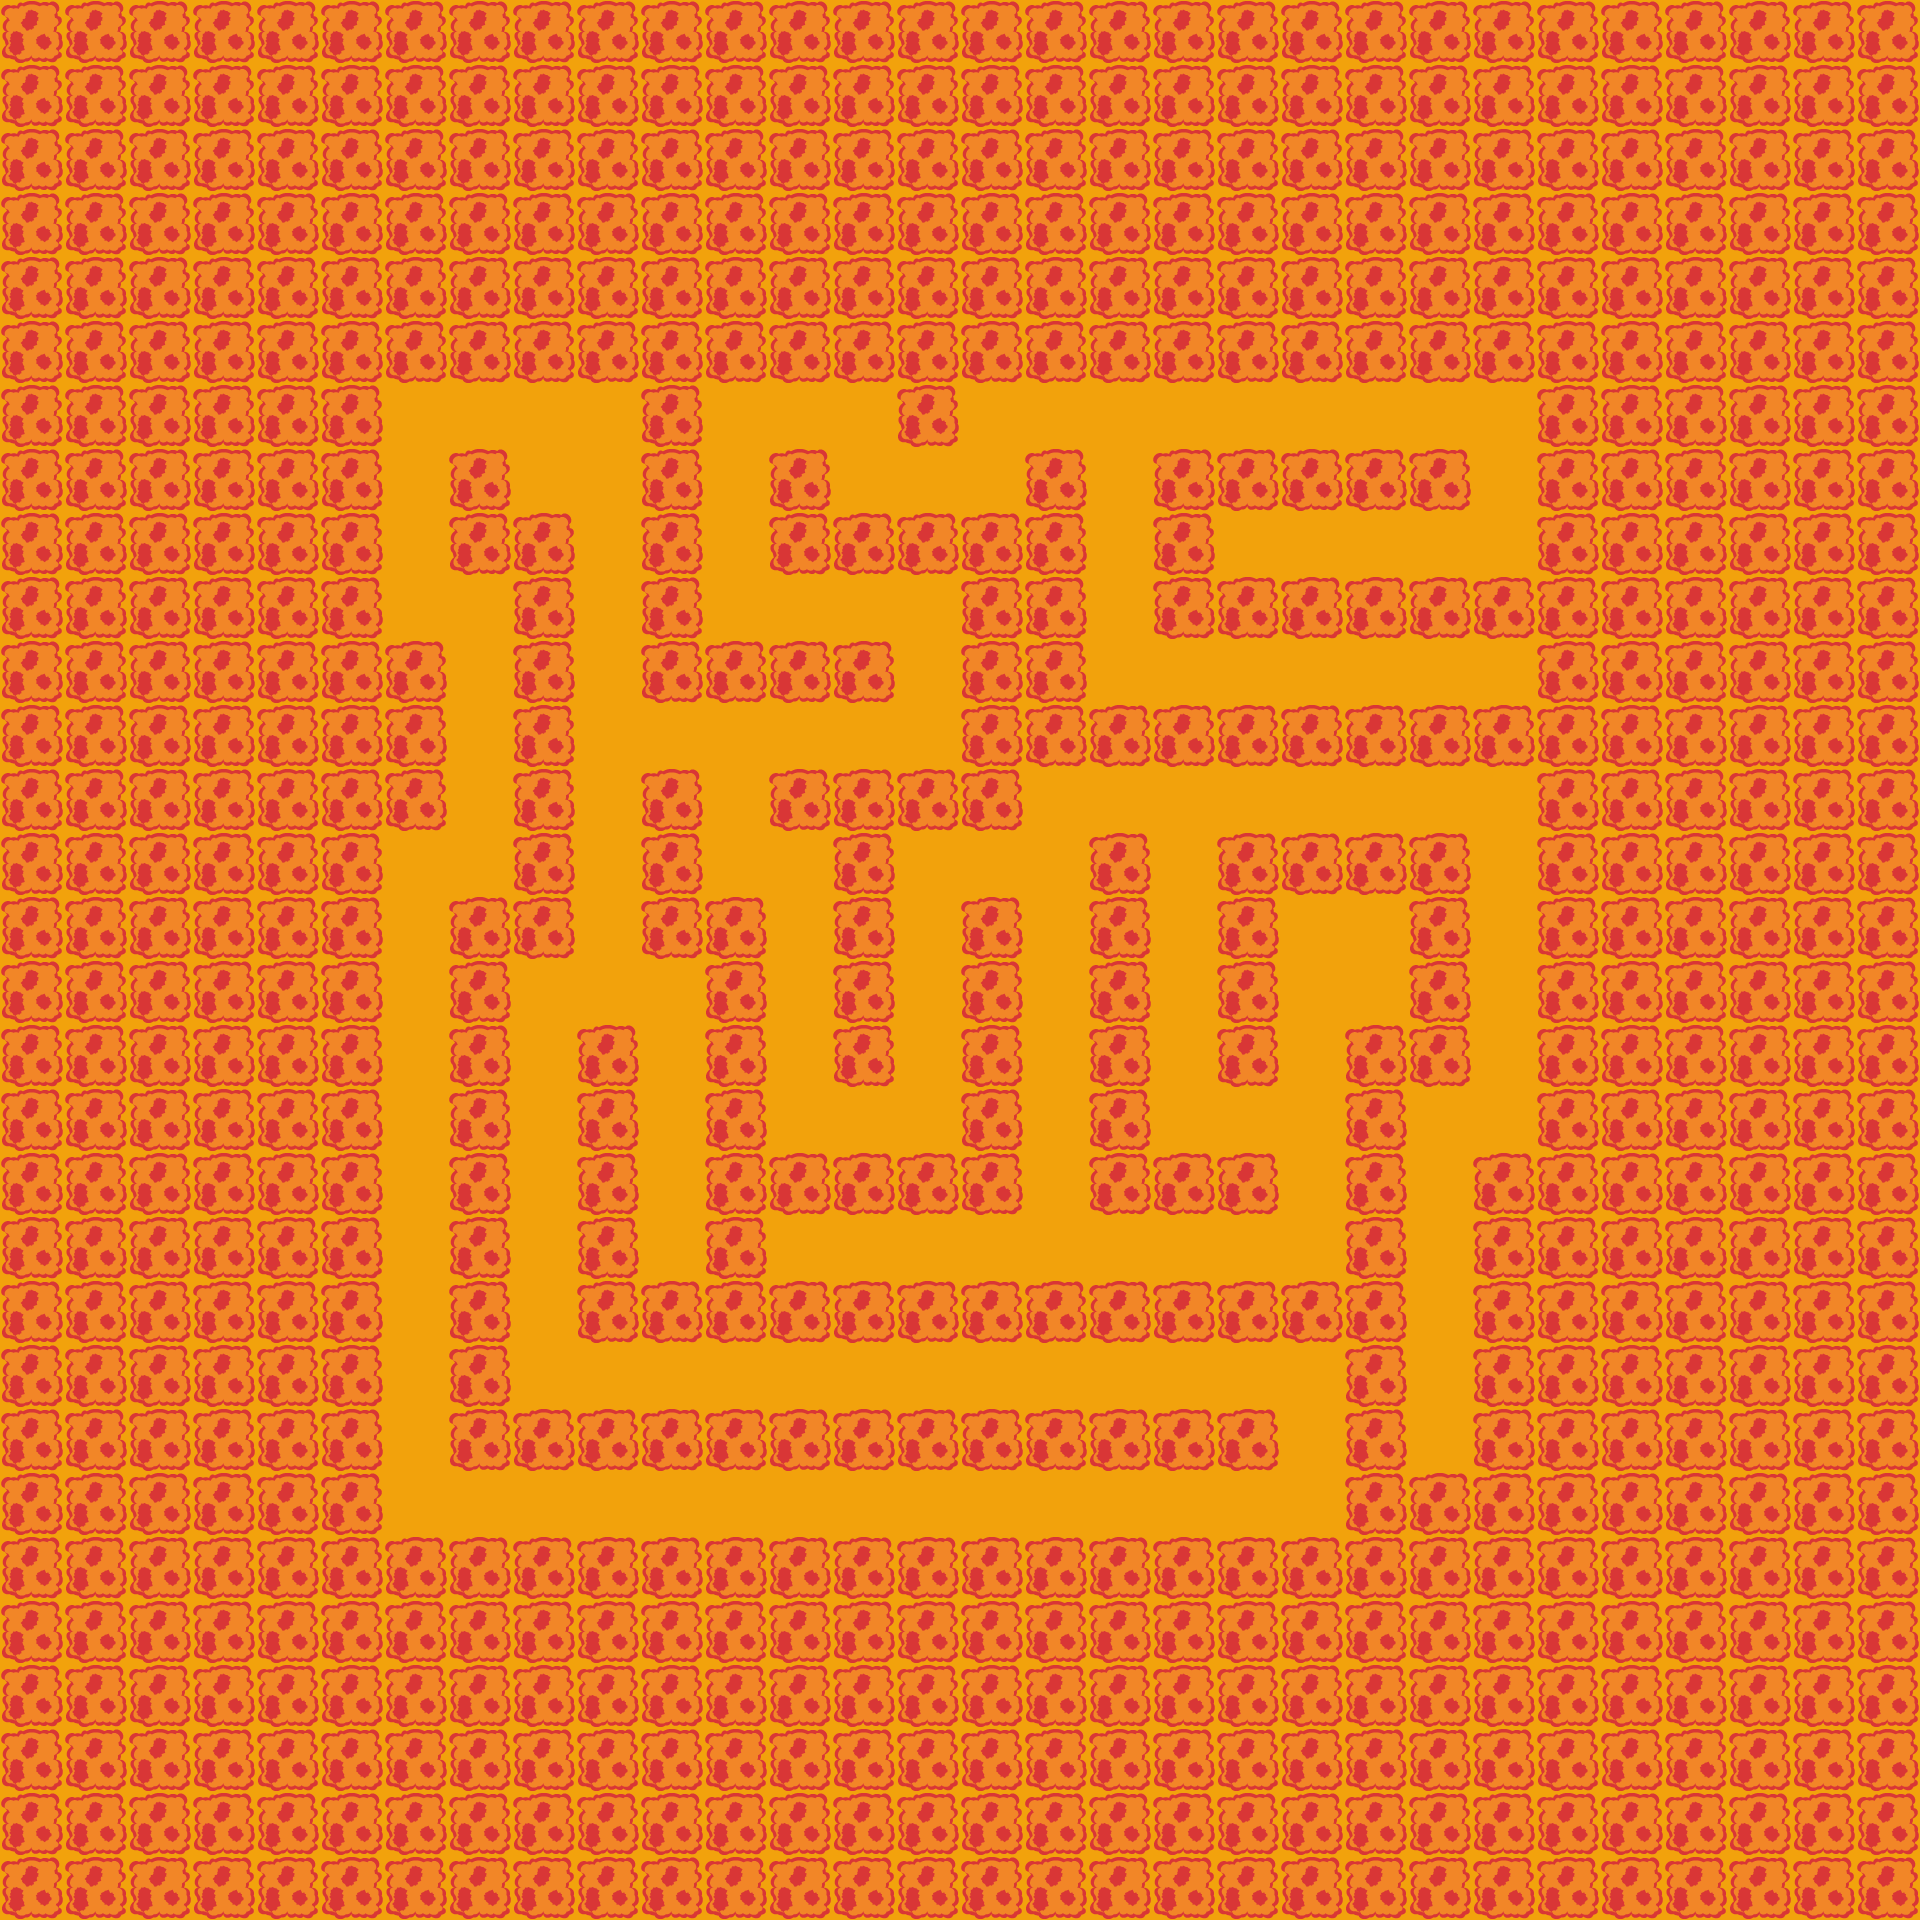

This game map was drawn from its Tiled (.tmx) file and the tilesets committed beside it. A one-line description and the full map source follow:
An orthogonal 30x30 tile map with 64x64 px tiles, 3 tile layers (floor, objects, wall).

<map version="1.5" tiledversion="1.6.0" orientation="orthogonal" renderorder="right-down" width="30" height="30" tilewidth="64" tileheight="64" infinite="0" nextlayerid="6" nextobjectid="1">
 <tileset firstgid="1" name="lava" tilewidth="64" tileheight="64" tilecount="2" columns="0">
  <grid orientation="orthogonal" width="1" height="1" />
  <tile id="7">
   <image width="64" height="64" source="../textures/lavawall.png" />
  </tile>
  <tile id="8">
   <image width="64" height="64" source="../textures/lavafloor.png" />
  </tile>
 </tileset>
 <layer id="3" name="floor" width="30" height="30">
  <data encoding="csv">
9,9,9,9,9,9,9,9,9,9,9,9,9,9,9,9,9,9,9,9,9,9,9,9,9,9,9,9,9,9,
9,9,9,9,9,9,9,9,9,9,9,9,9,9,9,9,9,9,9,9,9,9,9,9,9,9,9,9,9,9,
9,9,9,9,9,9,9,9,9,9,9,9,9,9,9,9,9,9,9,9,9,9,9,9,9,9,9,9,9,9,
9,9,9,9,9,9,9,9,9,9,9,9,9,9,9,9,9,9,9,9,9,9,9,9,9,9,9,9,9,9,
9,9,9,9,9,9,9,9,9,9,9,9,9,9,9,9,9,9,9,9,9,9,9,9,9,9,9,9,9,9,
9,9,9,9,9,9,9,9,9,9,9,9,9,9,9,9,9,9,9,9,9,9,9,9,9,9,9,9,9,9,
9,9,9,9,9,9,9,9,9,9,9,9,9,9,9,9,9,9,9,9,9,9,9,9,9,9,9,9,9,9,
9,9,9,9,9,9,9,9,9,9,9,9,9,9,9,9,9,9,9,9,9,9,9,9,9,9,9,9,9,9,
9,9,9,9,9,9,9,9,9,9,9,9,9,9,9,9,9,9,9,9,9,9,9,9,9,9,9,9,9,9,
9,9,9,9,9,9,9,9,9,9,9,9,9,9,9,9,9,9,9,9,9,9,9,9,9,9,9,9,9,9,
9,9,9,9,9,9,9,9,9,9,9,9,9,9,9,9,9,9,9,9,9,9,9,9,9,9,9,9,9,9,
9,9,9,9,9,9,9,9,9,9,9,9,9,9,9,9,9,9,9,9,9,9,9,9,9,9,9,9,9,9,
9,9,9,9,9,9,9,9,9,9,9,9,9,9,9,9,9,9,9,9,9,9,9,9,9,9,9,9,9,9,
9,9,9,9,9,9,9,9,9,9,9,9,9,9,9,9,9,9,9,9,9,9,9,9,9,9,9,9,9,9,
9,9,9,9,9,9,9,9,9,9,9,9,9,9,9,9,9,9,9,9,9,9,9,9,9,9,9,9,9,9,
9,9,9,9,9,9,9,9,9,9,9,9,9,9,9,9,9,9,9,9,9,9,9,9,9,9,9,9,9,9,
9,9,9,9,9,9,9,9,9,9,9,9,9,9,9,9,9,9,9,9,9,9,9,9,9,9,9,9,9,9,
9,9,9,9,9,9,9,9,9,9,9,9,9,9,9,9,9,9,9,9,9,9,9,9,9,9,9,9,9,9,
9,9,9,9,9,9,9,9,9,9,9,9,9,9,9,9,9,9,9,9,9,9,9,9,9,9,9,9,9,9,
9,9,9,9,9,9,9,9,9,9,9,9,9,9,9,9,9,9,9,9,9,9,9,9,9,9,9,9,9,9,
9,9,9,9,9,9,9,9,9,9,9,9,9,9,9,9,9,9,9,9,9,9,9,9,9,9,9,9,9,9,
9,9,9,9,9,9,9,9,9,9,9,9,9,9,9,9,9,9,9,9,9,9,9,9,9,9,9,9,9,9,
9,9,9,9,9,9,9,9,9,9,9,9,9,9,9,9,9,9,9,9,9,9,9,9,9,9,9,9,9,9,
9,9,9,9,9,9,9,9,9,9,9,9,9,9,9,9,9,9,9,9,9,9,9,9,9,9,9,9,9,9,
9,9,9,9,9,9,9,9,9,9,9,9,9,9,9,9,9,9,9,9,9,9,9,9,9,9,9,9,9,9,
9,9,9,9,9,9,9,9,9,9,9,9,9,9,9,9,9,9,9,9,9,9,9,9,9,9,9,9,9,9,
9,9,9,9,9,9,9,9,9,9,9,9,9,9,9,9,9,9,9,9,9,9,9,9,9,9,9,9,9,9,
9,9,9,9,9,9,9,9,9,9,9,9,9,9,9,9,9,9,9,9,9,9,9,9,9,9,9,9,9,9,
9,9,9,9,9,9,9,9,9,9,9,9,9,9,9,9,9,9,9,9,9,9,9,9,9,9,9,9,9,9,
9,9,9,9,9,9,9,9,9,9,9,9,9,9,9,9,9,9,9,9,9,9,9,9,9,9,9,9,9,9
</data>
 </layer>
 <layer id="5" name="objects" width="30" height="30">
  <data encoding="csv">
0,0,0,0,0,0,0,0,0,0,0,0,0,0,0,0,0,0,0,0,0,0,0,0,0,0,0,0,0,0,
0,0,0,0,0,0,0,0,0,0,0,0,0,0,0,0,0,0,0,0,0,0,0,0,0,0,0,0,0,0,
0,0,0,0,0,0,0,0,0,0,0,0,0,0,0,0,0,0,0,0,0,0,0,0,0,0,0,0,0,0,
0,0,0,0,0,0,0,0,0,0,0,0,0,0,0,0,0,0,0,0,0,0,0,0,0,0,0,0,0,0,
0,0,0,0,0,0,0,0,0,0,0,0,0,0,0,0,0,0,0,0,0,0,0,0,0,0,0,0,0,0,
0,0,0,0,0,0,0,0,0,0,0,0,0,0,0,0,0,0,0,0,0,0,0,0,0,0,0,0,0,0,
0,0,0,0,0,0,0,0,0,0,0,0,0,0,0,0,0,0,0,0,0,0,0,0,0,0,0,0,0,0,
0,0,0,0,0,0,0,0,0,0,0,0,0,0,0,0,0,0,0,0,0,0,0,0,0,0,0,0,0,0,
0,0,0,0,0,0,0,0,0,0,0,0,0,0,0,0,0,0,0,0,0,0,0,0,0,0,0,0,0,0,
0,0,0,0,0,0,0,0,0,0,0,0,0,0,0,0,0,0,0,0,0,0,0,0,0,0,0,0,0,0,
0,0,0,0,0,0,0,0,0,0,0,0,0,0,0,0,0,0,0,0,0,0,0,0,0,0,0,0,0,0,
0,0,0,0,0,0,0,0,0,0,0,0,0,0,0,0,0,0,0,0,0,0,0,0,0,0,0,0,0,0,
0,0,0,0,0,0,0,0,0,0,0,0,0,0,0,0,0,0,0,0,0,0,0,0,0,0,0,0,0,0,
0,0,0,0,0,0,0,0,0,0,0,0,0,0,0,0,0,0,0,0,0,0,0,0,0,0,0,0,0,0,
0,0,0,0,0,0,0,0,0,0,0,0,0,0,0,0,0,0,0,0,0,0,0,0,0,0,0,0,0,0,
0,0,0,0,0,0,0,0,0,0,0,0,0,0,0,0,0,0,0,0,0,0,0,0,0,0,0,0,0,0,
0,0,0,0,0,0,0,0,0,0,0,0,0,0,0,0,0,0,0,0,0,0,0,0,0,0,0,0,0,0,
0,0,0,0,0,0,0,0,0,0,0,0,0,0,0,0,0,0,0,0,0,0,0,0,0,0,0,0,0,0,
0,0,0,0,0,0,0,0,0,0,0,0,0,0,0,0,0,0,0,0,0,0,0,0,0,0,0,0,0,0,
0,0,0,0,0,0,0,0,0,0,0,0,0,0,0,0,0,0,0,0,0,0,0,0,0,0,0,0,0,0,
0,0,0,0,0,0,0,0,0,0,0,0,0,0,0,0,0,0,0,0,0,0,0,0,0,0,0,0,0,0,
0,0,0,0,0,0,0,0,0,0,0,0,0,0,0,0,0,0,0,0,0,0,0,0,0,0,0,0,0,0,
0,0,0,0,0,0,0,0,0,0,0,0,0,0,0,0,0,0,0,0,0,0,0,0,0,0,0,0,0,0,
0,0,0,0,0,0,0,0,0,0,0,0,0,0,0,0,0,0,0,0,0,0,0,0,0,0,0,0,0,0,
0,0,0,0,0,0,0,0,0,0,0,0,0,0,0,0,0,0,0,0,0,0,0,0,0,0,0,0,0,0,
0,0,0,0,0,0,0,0,0,0,0,0,0,0,0,0,0,0,0,0,0,0,0,0,0,0,0,0,0,0,
0,0,0,0,0,0,0,0,0,0,0,0,0,0,0,0,0,0,0,0,0,0,0,0,0,0,0,0,0,0,
0,0,0,0,0,0,0,0,0,0,0,0,0,0,0,0,0,0,0,0,0,0,0,0,0,0,0,0,0,0,
0,0,0,0,0,0,0,0,0,0,0,0,0,0,0,0,0,0,0,0,0,0,0,0,0,0,0,0,0,0,
0,0,0,0,0,0,0,0,0,0,0,0,0,0,0,0,0,0,0,0,0,0,0,0,0,0,0,0,0,0
</data>
 </layer>
 <layer id="2" name="wall" width="30" height="30">
  <properties>
   <property name="collide" type="bool" value="true" />
  </properties>
  <data encoding="csv">
8,8,8,8,8,8,8,8,8,8,8,8,8,8,8,8,8,8,8,8,8,8,8,8,8,8,8,8,8,8,
8,8,8,8,8,8,8,8,8,8,8,8,8,8,8,8,8,8,8,8,8,8,8,8,8,8,8,8,8,8,
8,8,8,8,8,8,8,8,8,8,8,8,8,8,8,8,8,8,8,8,8,8,8,8,8,8,8,8,8,8,
8,8,8,8,8,8,8,8,8,8,8,8,8,8,8,8,8,8,8,8,8,8,8,8,8,8,8,8,8,8,
8,8,8,8,8,8,8,8,8,8,8,8,8,8,8,8,8,8,8,8,8,8,8,8,8,8,8,8,8,8,
8,8,8,8,8,8,8,8,8,8,8,8,8,8,8,8,8,8,8,8,8,8,8,8,8,8,8,8,8,8,
8,8,8,8,8,8,0,0,0,0,8,0,0,0,8,0,0,0,0,0,0,0,0,0,8,8,8,8,8,8,
8,8,8,8,8,8,0,8,0,0,8,0,8,0,0,0,8,0,8,8,8,8,8,0,8,8,8,8,8,8,
8,8,8,8,8,8,0,8,8,0,8,0,8,8,8,8,8,0,8,0,0,0,0,0,8,8,8,8,8,8,
8,8,8,8,8,8,0,0,8,0,8,0,0,0,0,8,8,0,8,8,8,8,8,8,8,8,8,8,8,8,
8,8,8,8,8,8,8,0,8,0,8,8,8,8,0,8,8,0,0,0,0,0,0,0,8,8,8,8,8,8,
8,8,8,8,8,8,8,0,8,0,0,0,0,0,0,8,8,8,8,8,8,8,8,8,8,8,8,8,8,8,
8,8,8,8,8,8,8,0,8,0,8,0,8,8,8,8,0,0,0,0,0,0,0,0,8,8,8,8,8,8,
8,8,8,8,8,8,0,0,8,0,8,0,0,8,0,0,0,8,0,8,8,8,8,0,8,8,8,8,8,8,
8,8,8,8,8,8,0,8,8,0,8,8,0,8,0,8,0,8,0,8,0,0,8,0,8,8,8,8,8,8,
8,8,8,8,8,8,0,8,0,0,0,8,0,8,0,8,0,8,0,8,0,0,8,0,8,8,8,8,8,8,
8,8,8,8,8,8,0,8,0,8,0,8,0,8,0,8,0,8,0,8,0,8,8,0,8,8,8,8,8,8,
8,8,8,8,8,8,0,8,0,8,0,8,0,0,0,8,0,8,0,0,0,8,0,0,8,8,8,8,8,8,
8,8,8,8,8,8,0,8,0,8,0,8,8,8,8,8,0,8,8,8,0,8,0,8,8,8,8,8,8,8,
8,8,8,8,8,8,0,8,0,8,0,8,0,0,0,0,0,0,0,0,0,8,0,8,8,8,8,8,8,8,
8,8,8,8,8,8,0,8,0,8,8,8,8,8,8,8,8,8,8,8,8,8,0,8,8,8,8,8,8,8,
8,8,8,8,8,8,0,8,0,0,0,0,0,0,0,0,0,0,0,0,0,8,0,8,8,8,8,8,8,8,
8,8,8,8,8,8,0,8,8,8,8,8,8,8,8,8,8,8,8,8,0,8,0,8,8,8,8,8,8,8,
8,8,8,8,8,8,0,0,0,0,0,0,0,0,0,0,0,0,0,0,0,8,8,8,8,8,8,8,8,8,
8,8,8,8,8,8,8,8,8,8,8,8,8,8,8,8,8,8,8,8,8,8,8,8,8,8,8,8,8,8,
8,8,8,8,8,8,8,8,8,8,8,8,8,8,8,8,8,8,8,8,8,8,8,8,8,8,8,8,8,8,
8,8,8,8,8,8,8,8,8,8,8,8,8,8,8,8,8,8,8,8,8,8,8,8,8,8,8,8,8,8,
8,8,8,8,8,8,8,8,8,8,8,8,8,8,8,8,8,8,8,8,8,8,8,8,8,8,8,8,8,8,
8,8,8,8,8,8,8,8,8,8,8,8,8,8,8,8,8,8,8,8,8,8,8,8,8,8,8,8,8,8,
8,8,8,8,8,8,8,8,8,8,8,8,8,8,8,8,8,8,8,8,8,8,8,8,8,8,8,8,8,8
</data>
 </layer>
</map>